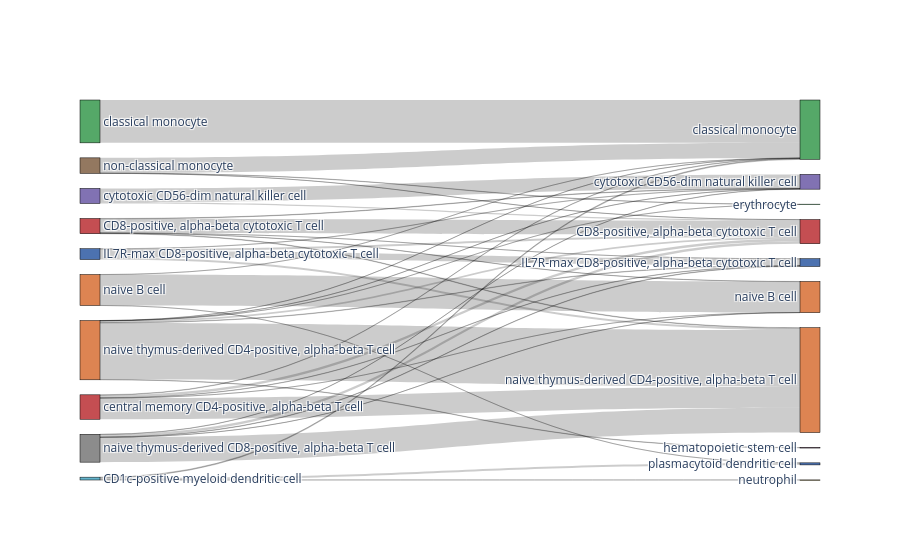
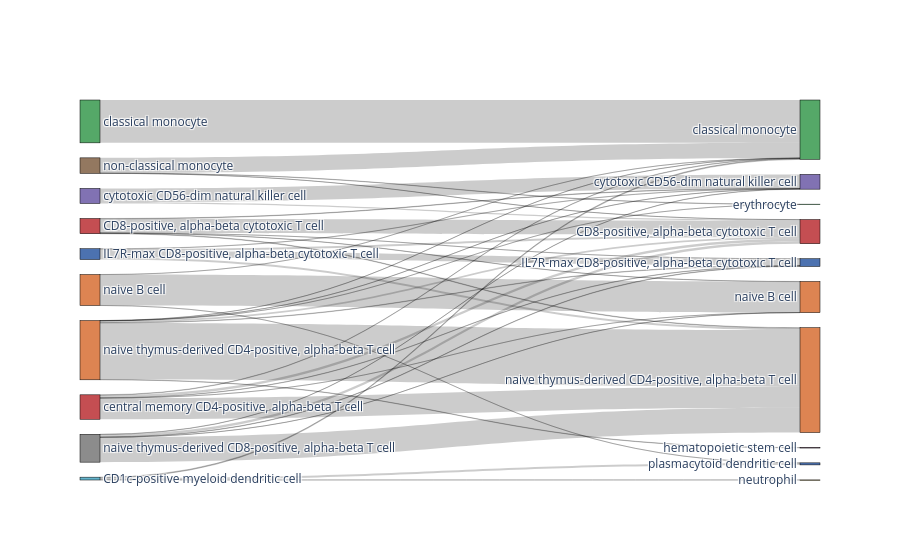

Notebook source saved alongside these figures, in order:
### Code cell
bc.tl.report(
    adata_pred,
    "dblabel",
    "scANVI",
    analysis_name,
    ["Granja2019_processed", "Kotliarov2020_processed"],
    "pbmc3k_processed",
    "scANVI",
    name_prediction="C_scANVI",
    name_report="scANVI_comparison",
    use_raw=True,
    genes_to_use="all",
    remove_nonshared=False,
    clustering="leiden",
    asymmetric_matrix=False,
)

### Figure 1 — Plotly figure (JSON) as saved in the notebook; plotly's stock layout.template omitted (floating-point values rounded to 4 significant figures)
{"data": [{"link": {"source": [8, 8, 8, 8, 8, 6, 6, 6, 3, 3, 3, 3, 3, 4, 2, 2, 2, 2, 9, 9, 9, 7, 7, 7, 7, 7, 7, 7, 1, 1, 1, 1, 1, 5, 5, 0, 0, 0], "target": [17, 16, 10, 13, 11, 16, 12, 19, 17, 16, 12, 10, 11, 12, 17, 10, 13, 11, 12, 10, 14, 17, 12, 10, 13, 11, 15, 14, 17, 16, 10, 13, 11, 10, 13, 12, 19, 18], "value": [253, 1, 25, 2, 4, 315, 1, 1, 216, 1, 4, 26, 3, 438, 20, 21, 2, 67, 155, 1, 3, 578, 1, 18, 1, 4, 3, 1, 5, 2, 144, 4, 1, 12, 142, 8, 20, 1]}, "node": {"color": ["#64b5cd", "#c44e52", "#4c72b0", "#c44e52", "#55a868", "#8172b3", "#dd8452", "#dd8452", "#8c8c8c", "#937860", "#c44e52", "#4c72b0", "#55a868", "#8172b3", "#55a868", "#da8bc3", "#dd8452", "#dd8452", "#ccb974", "#4c72b0"], "label": ["CD1c-positive myeloid dendritic cell", "CD8-positive, alpha-beta cytotoxic T cell", "IL7R-max CD8-positive, alpha-beta cytotoxic T cell", "central memory CD4-positive, alpha-beta T cell", "classical monocyte", "cytotoxic CD56-dim natural killer cell", "naive B cell", "naive thymus-derived CD4-positive, alpha-beta T cell", "naive thymus-derived CD8-positive, alpha-beta T cell", "non-classical monocyte", "CD8-positive, alpha-beta cytotoxic T cell", "IL7R-max CD8-positive, alpha-beta cytotoxic T cell", "classical monocyte", "cytotoxic CD56-dim natural killer cell", "erythrocyte", "hematopoietic stem cell", "naive B cell", "naive thymus-derived CD4-positive, alpha-beta T cell", "neutrophil", "plasmacytoid dendritic cell"], "line": {"color": "black", "width": 0.5}, "pad": 15, "thickness": 20}, "type": "sankey"}], "layout": {}}

### Figure 2 — Plotly figure (JSON) as saved in the notebook; plotly's stock layout.template omitted (floating-point values rounded to 4 significant figures)
{"data": [{"link": {"source": [8, 8, 8, 8, 8, 6, 6, 6, 3, 3, 3, 3, 3, 4, 2, 2, 2, 2, 9, 9, 9, 7, 7, 7, 7, 7, 7, 7, 1, 1, 1, 1, 1, 5, 5, 0, 0, 0], "target": [17, 16, 10, 13, 11, 16, 12, 19, 17, 16, 12, 10, 11, 12, 17, 10, 13, 11, 12, 10, 14, 17, 12, 10, 13, 11, 15, 14, 17, 16, 10, 13, 11, 10, 13, 12, 19, 18], "value": [253, 1, 25, 2, 4, 315, 1, 1, 216, 1, 4, 26, 3, 438, 20, 21, 2, 67, 155, 1, 3, 578, 1, 18, 1, 4, 3, 1, 5, 2, 144, 4, 1, 12, 142, 8, 20, 1]}, "node": {"color": ["#64b5cd", "#c44e52", "#4c72b0", "#c44e52", "#55a868", "#8172b3", "#dd8452", "#dd8452", "#8c8c8c", "#937860", "#c44e52", "#4c72b0", "#55a868", "#8172b3", "#55a868", "#da8bc3", "#dd8452", "#dd8452", "#ccb974", "#4c72b0"], "label": ["CD1c-positive myeloid dendritic cell", "CD8-positive, alpha-beta cytotoxic T cell", "IL7R-max CD8-positive, alpha-beta cytotoxic T cell", "central memory CD4-positive, alpha-beta T cell", "classical monocyte", "cytotoxic CD56-dim natural killer cell", "naive B cell", "naive thymus-derived CD4-positive, alpha-beta T cell", "naive thymus-derived CD8-positive, alpha-beta T cell", "non-classical monocyte", "CD8-positive, alpha-beta cytotoxic T cell", "IL7R-max CD8-positive, alpha-beta cytotoxic T cell", "classical monocyte", "cytotoxic CD56-dim natural killer cell", "erythrocyte", "hematopoietic stem cell", "naive B cell", "naive thymus-derived CD4-positive, alpha-beta T cell", "neutrophil", "plasmacytoid dendritic cell"], "line": {"color": "black", "width": 0.5}, "pad": 15, "thickness": 20}, "type": "sankey"}], "layout": {}}
